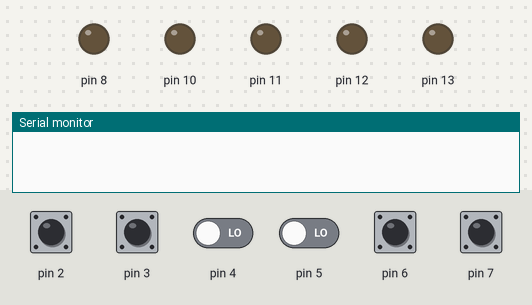
Recording of a sketch running on a simulated Arduino Uno, built with avr-gcc and run on an emulated ATmega328P. Shown: output pins drawn as LEDs (lit = HIGH), the last lines printed to the serial monitor. Inputs (shaded band) come from the test bench; at power-on: pin 2, pin 3, pin 6, pin 7 HIGH, pin 4, pin 5 LOW.

Above: at 1.2 s.
1.3 s: pin 2 pulled LOW for 0.15 s
At 1.42 s:
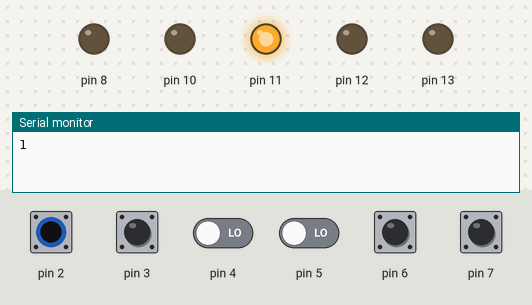
3.0 s: pin 3 pulled LOW for 0.15 s
At 3.07 s:
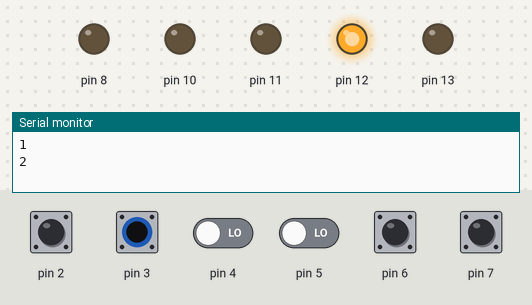
4.6 s: pin 6 pulled LOW for 0.15 s
At 4.72 s:
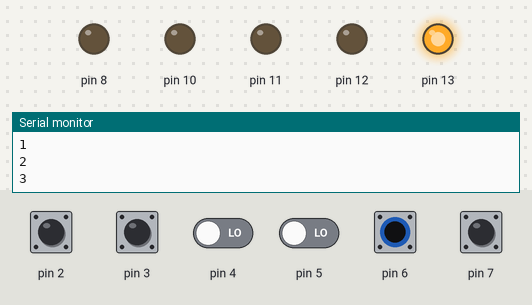
6.3 s: pin 7 pulled LOW for 1 s
At 8.6 s:
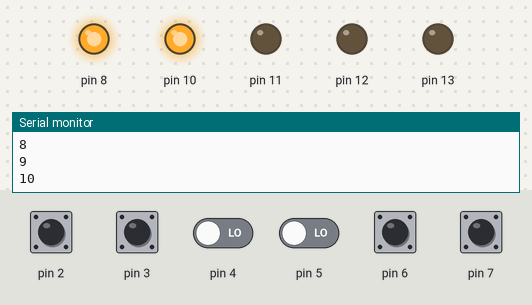
10.3 s: pin 2 driven LOW and pin 3 driven LOW
At 11.6 s:
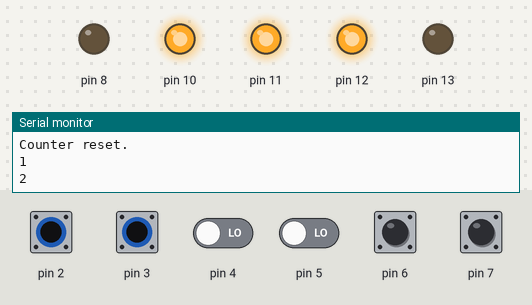
13.3 s: pin 2 driven HIGH
At 16.0 s:
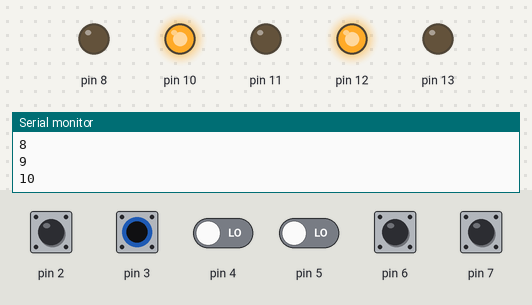
Timing chart, 0 to 17.0 s (numbered marks = the images above; inputs shaded):
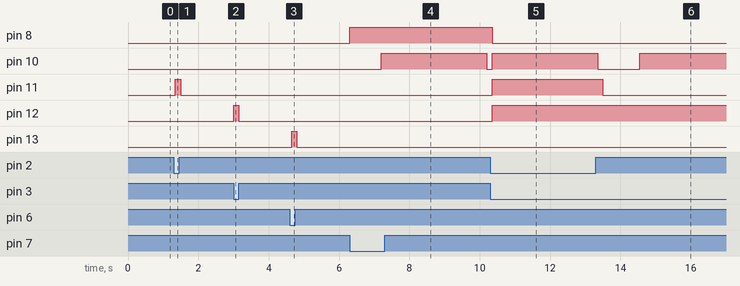

The sketch:

Task4labb.ino
```cpp
volatile uint8_t* ddrb = (volatile uint8_t*)0x24;
volatile uint8_t* portb = (volatile uint8_t*)0x25;
volatile uint8_t* portd = (volatile uint8_t*)0x2B;
volatile uint8_t* ddrd = (volatile uint8_t*)0x2A;
volatile uint8_t* pind =(volatile uint8_t*)0x29;

int counter = 0;

void setup() {

  *ddrb |= (1 << 5);
  *ddrb |= (1 << 0);
  *ddrb |= (1 << 4);
  *ddrb |= (1 << 3);
  *ddrb |= (1 << 2);


  *ddrd &= ~(1 << 6);
  *ddrd &= ~(1 << 7);
  *ddrd &= ~(1 << 3);
  *ddrd &= ~(1 << 2);


  *portd |= (1 << 6);
  *portd |= (1 << 7);
  *portd |= (1 << 3);
  *portd |= (1 << 2);

  Serial.begin(9600);
}

void loop() {
  delay(150);
  int buttonCount=0;


  if (!(*pind & (1 << 6))) {
    *portb |= (1 << 5);
    counter++;
    Serial.println(counter);
    buttonCount++;
  } else {
    *portb &= ~(1 << 5);
  }

  if (!(*pind & (1 << 7))) {
    *portb |= (1 << 0);
    counter++;
    Serial.println(counter);
    buttonCount++;
  } else {
    *portb &= ~(1 << 0);
  }

  if (!(*pind & (1 << 3))) {
    *portb |= (1 << 4);
    counter++;
    Serial.println(counter);
    buttonCount++;
  } else {
    *portb &= ~(1 << 4);
  }

  if (!(*pind & (1 << 2))) {
    *portb |= (1 << 3);
    counter++;
    Serial.println(counter);
    buttonCount++;
  } else {
    *portb &= ~(1 << 3);
  }

  if(buttonCount >=2){
    *portb |=(1<<2);
    delay(3000);
    *portb &=~(1<<2);
  }

  if (counter ==10 ) {
    *portb |= (1 << 2);
    delay(3000);
    *portb &= ~(1 << 2);
    counter = 0;
    Serial.println("Counter reset.");
  }
}
```

Task1Labb2.ino
```cpp
/*volatile uint8_t* ddrb = (volatile uint8_t*)0x24;
volatile uint8_t* portb = (volatile uint8_t*)0x25;
volatile uint8_t* ddrd = (volatile uint8_t*)0x2A;
volatile uint8_t* portd = (volatile uint8_t*)0x2B;

void setup() {
  *ddrb |= (1 << 5);//output
  *ddrd &= ~(1 << 3);//portd synkroniserad input
  *portd |= (1<<3);//pull upp resistor för pin 3 aktiverad
}
void loop() {
  if (*portd & (1 << 3)) {
    *portb ^=(1<<5);//High
    delay(1000);
    *portb &=~(1<<5);
    delay(random(1000,10001));
    }else {
    *portb &= ~(1 << 5);//LOW
   }
}*/
```

Task2Labb2.ino
```cpp
/*volatile uint8_t* ddrb = (volatile uint8_t*)0x24;
volatile uint8_t* portb = (volatile uint8_t*)0x25;
volatile uint8_t* portd = (volatile uint8_t*)0x2B;
volatile uint8_t* ddrd = (volatile uint8_t*)0x2A;
volatile uint8_t* portc = (volatile uint8_t*)0x28;
volatile uint8_t* ddrc = (volatile uint8_t*)0x27;

unsigned long previousMsB5 =0;
unsigned long previousMsB0 =0;
unsigned long previousMsD3 =0;
unsigned long previousMsC4 =0;

const long intervalB5 =1750;
const long intervalB0=2000;
const long intervalD3=1500;
const long intervalC4=350;

void setup() {
  //outpot
  *ddrb |= (1 << 5);
  *ddrb |= (1 << 0);
  *ddrd |=(1 << 3);
  *ddrc |=(1 << 4);
}


void loop() {
  unsigned long currentMs = millis();

  if(currentMs - previousMsB5 >= intervalB5){
    previousMsB5=currentMs;
    *portb ^=(1<<5);//Togglar den på

  }
  if(currentMs - previousMsB0 >= intervalB0){
    previousMsB0=currentMs;
    *portb ^=(1<<0);//Togglar den på
  }

    if(currentMs - previousMsD3 >= intervalD3){
      previousMsD3 =currentMs;
      *portd ^=(1<<3);//Sätter på den biten med xor avgör
    }

    if(currentMs - previousMsC4 >= intervalC4){
      previousMsC4 =currentMs;
      *portc ^=(1<<4);//samma på alla 3
    }
}*/
```

Task3Labb2.ino
```cpp
/*volatile uint8_t* ddrb = (volatile uint8_t*)0x24;
volatile uint8_t* portb = (volatile uint8_t*)0x25;
volatile uint8_t* portd = (volatile uint8_t*)0x2B;
volatile uint8_t* ddrd = (volatile uint8_t*)0x2A;

volatile uint8_t* pind =(volatile uint8_t*)0x29;

void setup() {
  //outups för ledsen
  *ddrb |=(1<<5); //portb5 etc
  *ddrb |=(1<<0);
  *ddrb |=(1<<4);
  *ddrb |=(1<<3);

// inputs för pinbuttons
  *ddrd &=~(1<<6);
  *ddrd &=~(1<<7);
  *ddrd &=~(1<<3);//pinc o etc
  *ddrd &=~(1<<2);

//sätter på pull up resistor för buttons
  *portd |=(1<<6);
  *portd |=(1<<7);
  *portd |=(1<<3);
  *portd |=(1<<2);
}

void loop() {
 if((*pind & (1<<6))==0) {
    *portb |= (1<<5);
  } else {
    *portb &=~(1<<5);
  }
  if((*pind & (1<<7))==0){
    *portb |= (1<<0);
  }else{
    *portb &=~(1<<0);
  }
  if((*pind & (1<<3))==0){
    *portb |=(1<<4);
  }else{
    *portb &=~(1<<4);
  }
  if((*pind & (1<<2))==0){
    *portb |=(1<<3);
  }else{
    *portb &=~(1<<3);
   }
  }*/
```

Measured:
- after the input at 1.3 s, pin 11: LOW → HIGH after 0.05 s, → LOW 0.15 s later
- after the input at 3.0 s, pin 12: LOW → HIGH at once, → LOW 0.15 s later
- after the input at 4.6 s, pin 13: LOW → HIGH after 0.05 s, → LOW 0.15 s later
- after the input at 6.3 s, pin 8: LOW → HIGH at once; pin 10: LOW → HIGH after 0.90 s, → LOW 3.0 s later
- after the input at 10.3 s, pin 10–12: LOW → HIGH after 0.05 s
- after the input at 13.3 s, pin 11: HIGH → LOW after 0.20 s
